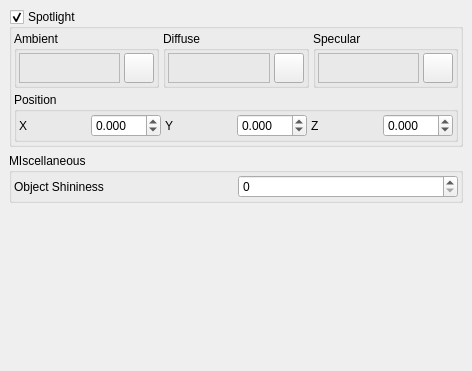
         <widget class="QWidget" name="LightingSubTab" >
          <property name="geometry" >
           <rect>
            <x>0</x>
            <y>0</y>
            <width>472</width>
            <height>371</height>
           </rect>
          </property>
          <attribute name="title" >
           <string>Lighting</string>
          </attribute>
          <layout class="QVBoxLayout" >
           <property name="spacing" >
            <number>6</number>
           </property>
           <property name="margin" >
            <number>9</number>
           </property>
           <item>
            <widget class="QGroupBox" name="SpotlightGroup" >
             <property name="title" >
              <string>Spotlight</string>
             </property>
             <property name="checkable" >
              <bool>true</bool>
             </property>
             <property name="checked" >
              <bool>true</bool>
             </property>
             <layout class="QVBoxLayout" >
              <property name="spacing" >
               <number>4</number>
              </property>
              <property name="margin" >
               <number>2</number>
              </property>
              <item>
               <layout class="QHBoxLayout" >
                <property name="spacing" >
                 <number>4</number>
                </property>
                <property name="margin" >
                 <number>0</number>
                </property>
                <item>
                 <widget class="QGroupBox" name="AmbientLightGroup_2" >
                  <property name="sizePolicy" >
                   <sizepolicy vsizetype="Minimum" hsizetype="Preferred" >
                    <horstretch>0</horstretch>
                    <verstretch>0</verstretch>
                   </sizepolicy>
                  </property>
                  <property name="title" >
                   <string>Ambient</string>
                  </property>
                  <layout class="QVBoxLayout" >
                   <property name="spacing" >
                    <number>0</number>
                   </property>
                   <property name="margin" >
                    <number>2</number>
                   </property>
                   <item>
                    <layout class="QHBoxLayout" >
                     <property name="spacing" >
                      <number>4</number>
                     </property>
                     <property name="margin" >
                      <number>0</number>
                     </property>
                     <item>
                      <widget class="TColourFrame" name="SpotlightAmbientColourFrame" >
                       <property name="sizePolicy" >
                        <sizepolicy vsizetype="Minimum" hsizetype="Preferred" >
                         <horstretch>0</horstretch>
                         <verstretch>0</verstretch>
                        </sizepolicy>
                       </property>
                       <property name="frameShape" >
                        <enum>QFrame::StyledPanel</enum>
                       </property>
                       <property name="frameShadow" >
                        <enum>QFrame::Raised</enum>
                       </property>
                      </widget>
                     </item>
                     <item>
                      <widget class="QPushButton" name="SpotlightAmbientColourButton" >
                       <property name="sizePolicy" >
                        <sizepolicy vsizetype="Preferred" hsizetype="Preferred" >
                         <horstretch>0</horstretch>
                         <verstretch>0</verstretch>
                        </sizepolicy>
                       </property>
                       <property name="minimumSize" >
                        <size>
                         <width>30</width>
                         <height>30</height>
                        </size>
                       </property>
                       <property name="maximumSize" >
                        <size>
                         <width>30</width>
                         <height>30</height>
                        </size>
                       </property>
                       <property name="text" >
                        <string/>
                       </property>
                       <property name="icon" >
                        <iconset resource="icons.qrc" >
                         <normaloff>:/basic/icons/basic_colour.svg</normaloff>:/basic/icons/basic_colour.svg</iconset>
                       </property>
                       <property name="autoDefault" >
                        <bool>false</bool>
                       </property>
                      </widget>
                     </item>
                    </layout>
                   </item>
                  </layout>
                 </widget>
                </item>
                <item>
                 <widget class="QGroupBox" name="DiffuseLightGroup_2" >
                  <property name="sizePolicy" >
                   <sizepolicy vsizetype="Minimum" hsizetype="Preferred" >
                    <horstretch>0</horstretch>
                    <verstretch>0</verstretch>
                   </sizepolicy>
                  </property>
                  <property name="title" >
                   <string>Diffuse</string>
                  </property>
                  <layout class="QVBoxLayout" >
                   <property name="spacing" >
                    <number>0</number>
                   </property>
                   <property name="margin" >
                    <number>2</number>
                   </property>
                   <item>
                    <layout class="QHBoxLayout" >
                     <property name="spacing" >
                      <number>4</number>
                     </property>
                     <property name="margin" >
                      <number>0</number>
                     </property>
                     <item>
                      <widget class="TColourFrame" name="SpotlightDiffuseColourFrame" >
                       <property name="sizePolicy" >
                        <sizepolicy vsizetype="Minimum" hsizetype="Preferred" >
                         <horstretch>0</horstretch>
                         <verstretch>0</verstretch>
                        </sizepolicy>
                       </property>
                       <property name="frameShape" >
                        <enum>QFrame::StyledPanel</enum>
                       </property>
                       <property name="frameShadow" >
                        <enum>QFrame::Raised</enum>
                       </property>
                      </widget>
                     </item>
                     <item>
                      <widget class="QPushButton" name="SpotlightDiffuseColourButton" >
                       <property name="sizePolicy" >
                        <sizepolicy vsizetype="Preferred" hsizetype="Preferred" >
                         <horstretch>0</horstretch>
                         <verstretch>0</verstretch>
                        </sizepolicy>
                       </property>
                       <property name="minimumSize" >
                        <size>
                         <width>30</width>
                         <height>30</height>
                        </size>
                       </property>
                       <property name="maximumSize" >
                        <size>
                         <width>30</width>
                         <height>30</height>
                        </size>
                       </property>
                       <property name="text" >
                        <string/>
                       </property>
                       <property name="icon" >
                        <iconset resource="icons.qrc" >
                         <normaloff>:/basic/icons/basic_colour.svg</normaloff>:/basic/icons/basic_colour.svg</iconset>
                       </property>
                       <property name="autoDefault" >
                        <bool>false</bool>
                       </property>
                      </widget>
                     </item>
                    </layout>
                   </item>
                  </layout>
                 </widget>
                </item>
                <item>
                 <widget class="QGroupBox" name="SpecularLightGroup_2" >
                  <property name="sizePolicy" >
                   <sizepolicy vsizetype="Minimum" hsizetype="Preferred" >
                    <horstretch>0</horstretch>
                    <verstretch>0</verstretch>
                   </sizepolicy>
                  </property>
                  <property name="title" >
                   <string>Specular</string>
                  </property>
                  <layout class="QVBoxLayout" >
                   <property name="spacing" >
                    <number>0</number>
                   </property>
                   <property name="margin" >
                    <number>2</number>
                   </property>
                   <item>
                    <layout class="QHBoxLayout" >
                     <property name="spacing" >
                      <number>4</number>
                     </property>
                     <property name="margin" >
                      <number>0</number>
                     </property>
                     <item>
                      <widget class="TColourFrame" name="SpotlightSpecularColourFrame" >
                       <property name="sizePolicy" >
                        <sizepolicy vsizetype="Minimum" hsizetype="Preferred" >
                         <horstretch>0</horstretch>
                         <verstretch>0</verstretch>
                        </sizepolicy>
                       </property>
                       <property name="frameShape" >
                        <enum>QFrame::StyledPanel</enum>
                       </property>
                       <property name="frameShadow" >
                        <enum>QFrame::Raised</enum>
                       </property>
                      </widget>
                     </item>
                     <item>
                      <widget class="QPushButton" name="SpotlightSpecularColourButton" >
                       <property name="sizePolicy" >
                        <sizepolicy vsizetype="Preferred" hsizetype="Preferred" >
                         <horstretch>0</horstretch>
                         <verstretch>0</verstretch>
                        </sizepolicy>
                       </property>
                       <property name="minimumSize" >
                        <size>
                         <width>30</width>
                         <height>30</height>
                        </size>
                       </property>
                       <property name="maximumSize" >
                        <size>
                         <width>30</width>
                         <height>30</height>
                        </size>
                       </property>
                       <property name="text" >
                        <string/>
                       </property>
                       <property name="icon" >
                        <iconset resource="icons.qrc" >
                         <normaloff>:/basic/icons/basic_colour.svg</normaloff>:/basic/icons/basic_colour.svg</iconset>
                       </property>
                       <property name="autoDefault" >
                        <bool>false</bool>
                       </property>
                      </widget>
                     </item>
                    </layout>
                   </item>
                  </layout>
                 </widget>
                </item>
               </layout>
              </item>
              <item>
               <widget class="QGroupBox" name="LightPositionGroup" >
                <property name="sizePolicy" >
                 <sizepolicy vsizetype="Minimum" hsizetype="Preferred" >
                  <horstretch>0</horstretch>
                  <verstretch>0</verstretch>
                 </sizepolicy>
                </property>
                <property name="title" >
                 <string>Position</string>
                </property>
                <layout class="QHBoxLayout" >
                 <property name="spacing" >
                  <number>4</number>
                 </property>
                 <property name="margin" >
                  <number>2</number>
                 </property>
                 <item>
                  <layout class="QHBoxLayout" >
                   <property name="spacing" >
                    <number>2</number>
                   </property>
                   <property name="margin" >
                    <number>0</number>
                   </property>
                   <item>
                    <widget class="QLabel" name="label_22" >
                     <property name="sizePolicy" >
                      <sizepolicy vsizetype="Preferred" hsizetype="Minimum" >
                       <horstretch>0</horstretch>
                       <verstretch>0</verstretch>
                      </sizepolicy>
                     </property>
                     <property name="text" >
                      <string>X</string>
                     </property>
                    </widget>
                   </item>
                   <item>
                    <widget class="QDoubleSpinBox" name="SpotlightPositionXSpin" >
                     <property name="sizePolicy" >
                      <sizepolicy vsizetype="Fixed" hsizetype="Preferred" >
                       <horstretch>0</horstretch>
                       <verstretch>0</verstretch>
                      </sizepolicy>
                     </property>
                     <property name="decimals" >
                      <number>3</number>
                     </property>
                     <property name="minimum" >
                      <double>-10.000000000000000</double>
                     </property>
                     <property name="maximum" >
                      <double>10.000000000000000</double>
                     </property>
                     <property name="singleStep" >
                      <double>0.200000000000000</double>
                     </property>
                    </widget>
                   </item>
                  </layout>
                 </item>
                 <item>
                  <layout class="QHBoxLayout" >
                   <property name="spacing" >
                    <number>2</number>
                   </property>
                   <property name="margin" >
                    <number>0</number>
                   </property>
                   <item>
                    <widget class="QLabel" name="label_21" >
                     <property name="sizePolicy" >
                      <sizepolicy vsizetype="Preferred" hsizetype="Minimum" >
                       <horstretch>0</horstretch>
                       <verstretch>0</verstretch>
                      </sizepolicy>
                     </property>
                     <property name="text" >
                      <string>Y</string>
                     </property>
                    </widget>
                   </item>
                   <item>
                    <widget class="QDoubleSpinBox" name="SpotlightPositionYSpin" >
                     <property name="sizePolicy" >
                      <sizepolicy vsizetype="Fixed" hsizetype="Preferred" >
                       <horstretch>0</horstretch>
                       <verstretch>0</verstretch>
                      </sizepolicy>
                     </property>
                     <property name="decimals" >
                      <number>3</number>
                     </property>
                     <property name="minimum" >
                      <double>-10.000000000000000</double>
                     </property>
                     <property name="maximum" >
                      <double>10.000000000000000</double>
                     </property>
                     <property name="singleStep" >
                      <double>0.200000000000000</double>
                     </property>
                    </widget>
                   </item>
                  </layout>
                 </item>
                 <item>
                  <layout class="QHBoxLayout" >
                   <property name="spacing" >
                    <number>2</number>
                   </property>
                   <property name="margin" >
                    <number>0</number>
                   </property>
                   <item>
                    <widget class="QLabel" name="label_20" >
                     <property name="sizePolicy" >
                      <sizepolicy vsizetype="Preferred" hsizetype="Minimum" >
                       <horstretch>0</horstretch>
                       <verstretch>0</verstretch>
                      </sizepolicy>
                     </property>
                     <property name="text" >
                      <string>Z</string>
                     </property>
                    </widget>
                   </item>
                   <item>
                    <widget class="QDoubleSpinBox" name="SpotlightPositionZSpin" >
                     <property name="sizePolicy" >
                      <sizepolicy vsizetype="Fixed" hsizetype="Preferred" >
                       <horstretch>0</horstretch>
                       <verstretch>0</verstretch>
                      </sizepolicy>
                     </property>
                     <property name="decimals" >
                      <number>3</number>
                     </property>
                     <property name="minimum" >
                      <double>-10.000000000000000</double>
                     </property>
                     <property name="maximum" >
                      <double>10.000000000000000</double>
                     </property>
                     <property name="singleStep" >
                      <double>0.200000000000000</double>
                     </property>
                    </widget>
                   </item>
                  </layout>
                 </item>
                </layout>
               </widget>
              </item>
             </layout>
            </widget>
           </item>
           <item>
            <widget class="QGroupBox" name="MiscLightingGroup" >
             <property name="title" >
              <string>MIscellaneous</string>
             </property>
             <layout class="QHBoxLayout" >
              <property name="spacing" >
               <number>4</number>
              </property>
              <property name="margin" >
               <number>2</number>
              </property>
              <item>
               <widget class="QLabel" name="ZoomThlabel_2" >
                <property name="text" >
                 <string>Object Shininess</string>
                </property>
               </widget>
              </item>
              <item>
               <widget class="QSpinBox" name="ShininessSpin" >
                <property name="maximum" >
                 <number>127</number>
                </property>
               </widget>
              </item>
             </layout>
            </widget>
           </item>
           <item>
            <spacer>
             <property name="orientation" >
              <enum>Qt::Vertical</enum>
             </property>
             <property name="sizeHint" stdset="0" >
              <size>
               <width>20</width>
               <height>40</height>
              </size>
             </property>
            </spacer>
           </item>
          </layout>
         </widget>
